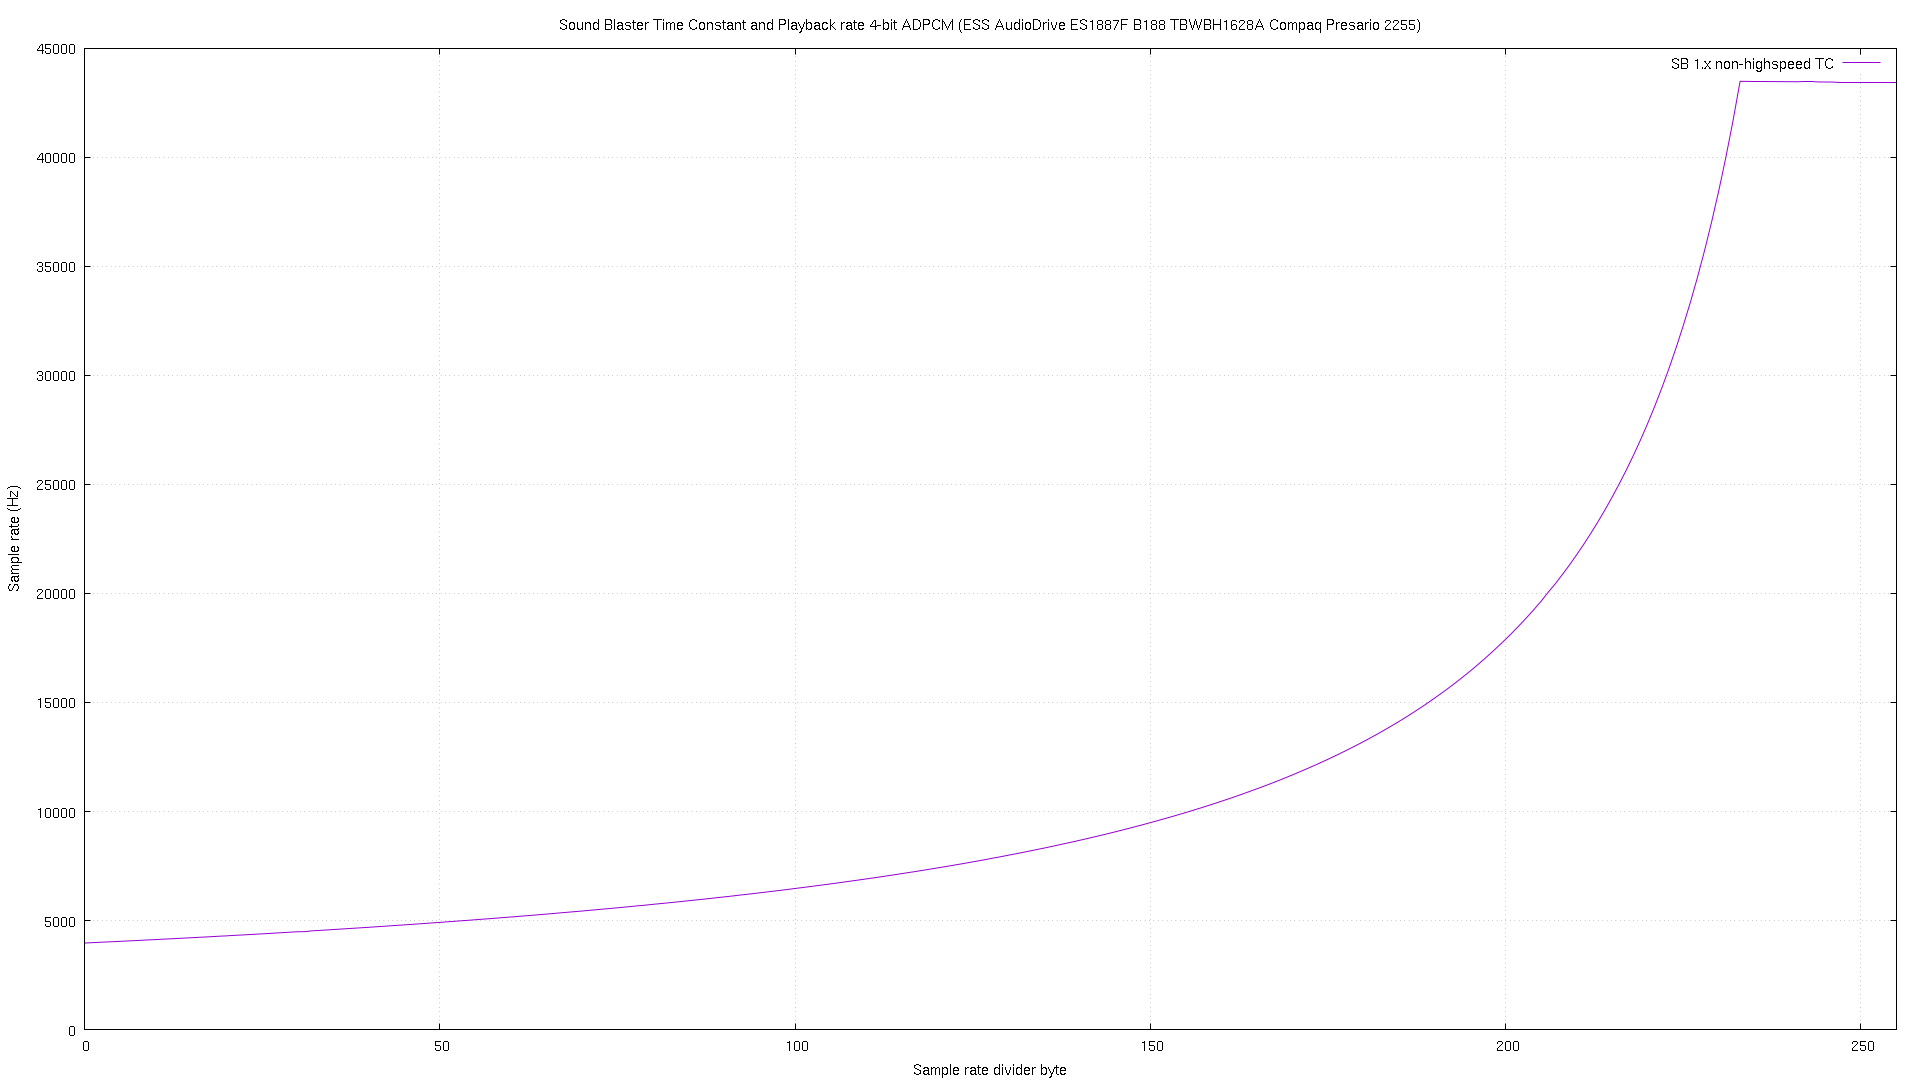

Write gnuplot code to recreate this figure.
reset
set term png size 1920,1080
set output 'gnuplot/ESS AudioDrive ES1887F B188 TBWBH1628A Compaq Presario 2255.txt.sb1xa4.png'
set grid
set autoscale
set xrange [0:255]
set title 'Sound Blaster Time Constant and Playback rate 4-bit ADPCM (ESS AudioDrive ES1887F B188 TBWBH1628A Compaq Presario 2255)'
set xlabel 'Sample rate divider byte'
set ylabel 'Sample rate (Hz)'
plot 'gnuplot/ESS AudioDrive ES1887F B188 TBWBH1628A Compaq Presario 2255.txt.sb1xa4.csv' using 1:2 with lines title 'SB 1.x non-highspeed TC'
